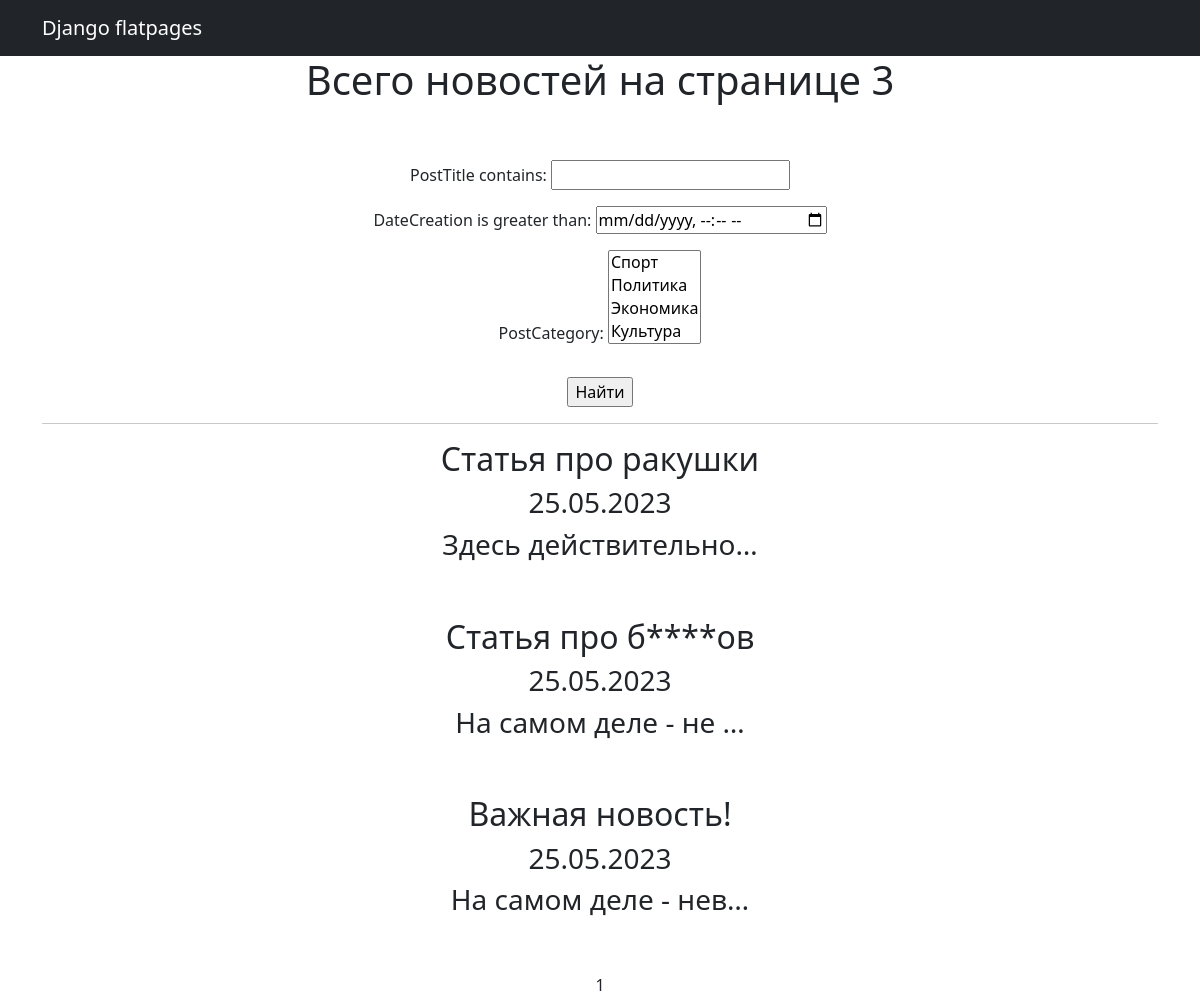
The page /news/search/ on the database as committed earlier.
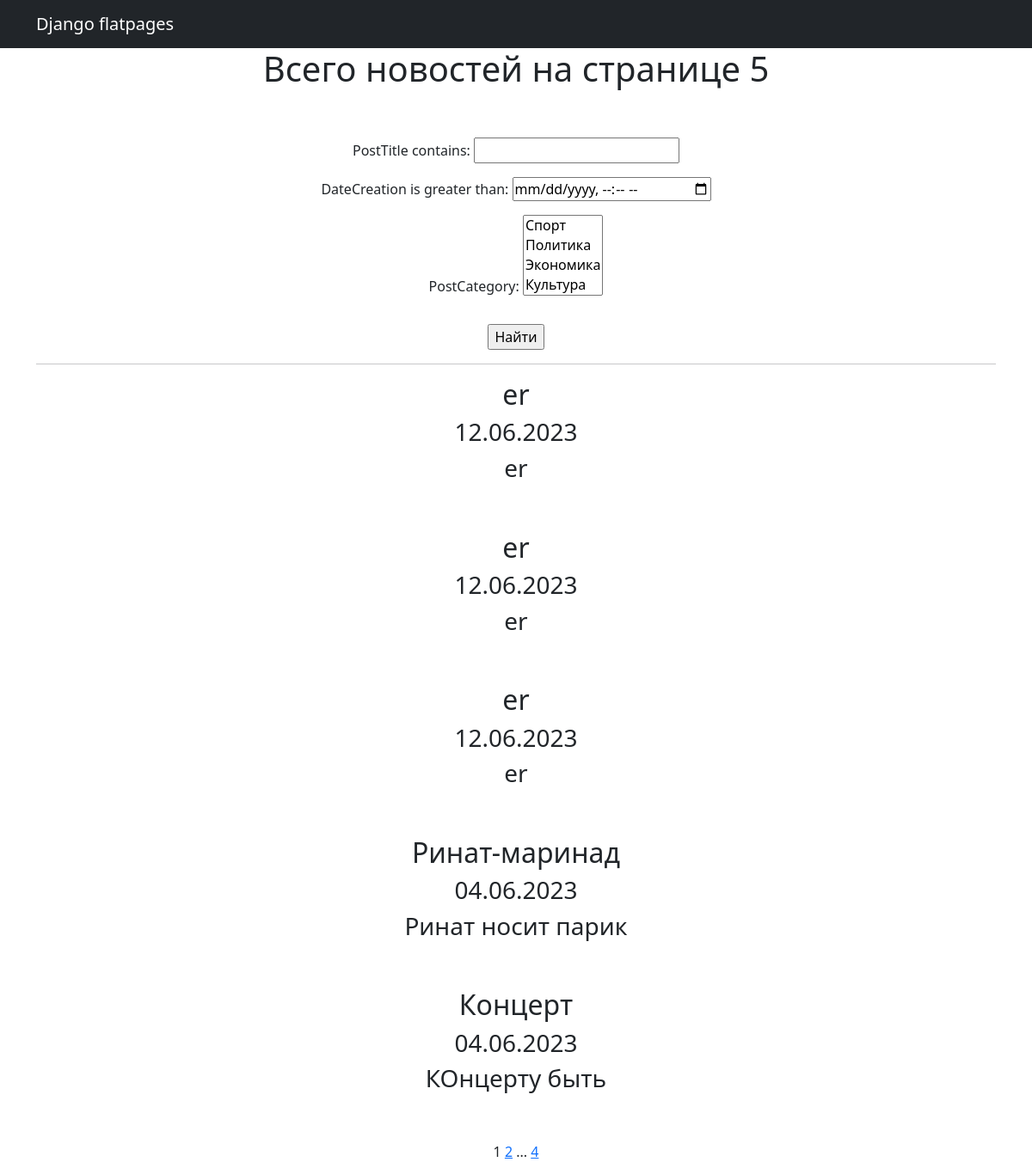
The same page on the database as committed later.
### news/models.py (models this page shows, shortened)
class Post(models.Model):
    postAuthor = models.ForeignKey(Author, on_delete=models.CASCADE)
    NEWS = 'NW'
    ARTICLE = 'AR'
    CATEGORY_CHOICES = (
        (NEWS, 'Новость'),
        (ARTICLE, 'Статья'),
    )
    categoryType = models.CharField(max_length=2, choices=CATEGORY_CHOICES)
    dateCreation = models.DateTimeField(auto_now_add=True)
    postCategory = models.ManyToManyField(Category, through='PostCategory')
    postTitle = models.CharField(max_length=64)
    postText = models.TextField()
    postRating = models.IntegerField(default=0)
    class Meta:
        verbose_name = 'Пост'
        verbose_name_plural = 'Посты'

### news/views.py (the view)
# urls.py: path('search/', PostListSearch.as_view()),
class PostListSearch(PostList):
    template_name = 'news_search.html'

### news/models.py (called while the page is built)
    def __str__(self):
        return self.categoryName

### news/templatetags/custom_filters.py (called while the page is built)
@register.filter(name='censor')
def currency(value):
    if (isinstance(value, str)):
        for word in CENSORED_WORD:
            if word in value:
                good_word = word[0] + '*'*(len(word)-1)
                value = value.replace(word, good_word)
        return (f"{value}")
    else:
        return ("Передана не строка")

### news/templatetags/custom_tags.py (called while the page is built)
@register.simple_tag(takes_context=True)
def url_replace(context, **kwargs):
    d = context['request'].GET.copy()
    for k, v in kwargs.items():
        d[k] = v
    return d.urlencode()

### news/views.py (called while the page is built)
    def get_queryset(self):
        queryset = super().get_queryset()
        self.filterset = PostFilter(self.request.GET, queryset)
        return self.filterset.qs

    def get_context_data(self, **kwargs):
        context = super().get_context_data(**kwargs)
        context['filterset'] = self.filterset
        return context

### news/templates/news/news_search.html (shortened to what this page needs)
{% extends 'flatpages/default.html' %}
{% load custom_filters %}
{% load custom_tags %}
{% block content %}
<h1>Всего новостей на странице {{ news|length }}</h1>
<br>
<br>
<form action="" method="get">
    {{ filterset.form.as_p }}
    <input type="submit" class="mt-3 btn-primary" value="Найти" />
</form>
<hr>
{% if news %}
    {% for post in news %}
        <h2>{{ post.postTitle|censor }}</h2>
        <h3>{{ post.dateCreation|date:'d.m.Y' }}</h3>
        <h3>{{ post.postText|truncatechars:20|censor }}</h3>
        <br>
        <br>
    {% endfor %}
{% else %}
    <h2>Пока нет новостей :(</h2>
{% endif %}
{{ page_obj.number }}
{% if page_obj.has_next %}
<a href="?{% url_replace page=page_obj.next_page_number %}">{{ page_obj.next_page_number }}</a>
{% if paginator.num_pages != page_obj.next_page_number %}
...
<a href="?{% url_replace page=page_obj.paginator.num_pages %}">{{ page_obj.paginator.num_pages }}</a>
{% endif %}
{% endif %}
{% endblock content %}

Rows that differ between the two databases and show on the page:
no longer on this page (row unchanged): Post: postTitle|censor "Статья про ракушки", dateCreation "25.05.2023", postText|censor "Здесь действительно…"
no longer on this page (row unchanged): Post: postTitle|censor "Статья про б****ов", dateCreation "25.05.2023", postText|censor "На самом деле - не …"
no longer on this page (row unchanged): Post: postTitle|censor "Важная новость!", dateCreation "25.05.2023", postText|censor "На самом деле - нев…"
added Post: postTitle|censor "er", dateCreation "12.06.2023", postText|censor "er"
added Post: postTitle|censor "er", dateCreation "12.06.2023", postText|censor "er"
added Post: postTitle|censor "er", dateCreation "12.06.2023", postText|censor "er"
added Post: postTitle|censor "Ринат-маринад", dateCreation "04.06.2023", postText|censor "Ринат носит парик"
added Post: postTitle|censor "Концерт", dateCreation "04.06.2023", postText|censor "КОнцерту быть"
Other text that changed with them:
{{ news|length }}: "3" → "5"
{{ page_obj.next_page_number }}: (not shown) → "2"
{{ page_obj.paginator.num_pages }}: (not shown) → "4"
